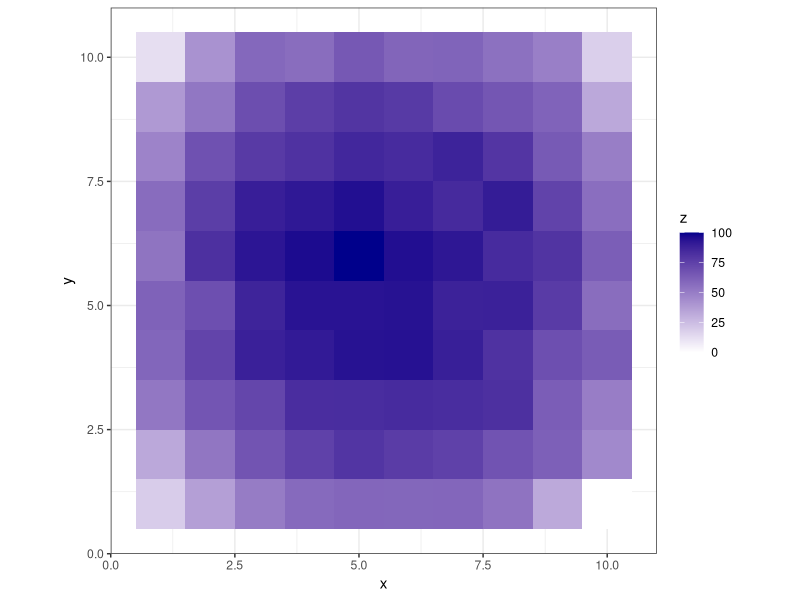

Recreate this plot in R. (Note: this script raises an error after producing the figure.)
## ---- chunk 1
#| warning: false
#| message: false

library(tidyverse)
set.seed(2026)
theme_set(theme_bw())
## ---- chunk 2
#Parameters
constant <- 50
max_val <- 90
l <- 5

#Ratios
ratios <- seq(constant/max_val, 1, l = l)
ratios

#Values
lower <- constant*ratios
upper <- rev(constant/ratios)
values <- unique(c(lower, upper))
values

#Stimuli
stimuli <- expand_grid(values, constant) %>% 
  mutate(pair_id = row_number())

## ---- chunk 3
#Helper functions
scale0to100 <- function(z){
  100*(z-min(z))/(max(z)-min(z))
}
spherical <- function(x,y){
  z2 <- 7^2 - (x-5.5)^2 - (y-5.5)^2 + rnorm(length(x), sd = 2)
  z <- sqrt(map_dbl(z2, \(z)(max(z,0))))
  return(z)
}

#Grids
x <- y <- 1:10
empty_grid <- expand_grid(x,y)
grid1 <- empty_grid %>% 
  mutate(z = scale0to100(map2_dbl(x,y, spherical)))
ggplot(grid1, aes(x = x, y = y, fill = z)) + 
  geom_tile() + 
  scale_fill_gradient(low = 'white', high = 'darkblue') + 
  theme(aspect.ratio = 1)
## ---- chunk 4
stimuli_long <- stimuli %>% 
  pivot_longer(1:2, names_to = 'condition', values_to = 'z_star')
z_star <- stimuli_long$z_star

grid_closest <- grid1 %>% 
  rowwise() %>% 
  mutate(closest = z_star[which.min(abs(z-z_star))]) %>% 
  mutate(diff = abs(z-closest)) %>% 
  ungroup() %>% 
  mutate(coord_id = row_number()) %>% 
  filter(diff <= 5) %>% 
  left_join(stimuli_long, by = c('closest' = 'z_star'),
            relationship = 'many-to-many')
grid_closest %>% 
  full_join(grid_closest, by = c('dummy', 'pair_id')) %>% 
  filter((x.x != x.y) & (y.x != y.y),
         condition.x != condition.y) %>% 
  mutate(m.dist = abs(x.x-x.y) + abs(y.x-y.y)) %>% 
  filter(m.dist %in% c(3,4)) %>% 
  ungroup() %>% 
  mutate(match_id = row_number()) %>% 
  group_by(pair_id) 
  # group_by(pair_id.x) %>%
  # slice_sample(n = 1) %>%
  
  pivot_longer(contains(c('.x', '.y')), values_transform = as.character) %>%
  mutate(name = str_replace(name, '.x', ''),
         name = str_replace(name, '.y', '')) %>%
  pivot_wider(names_from = name) %>% 
  unnest(cols = x:condition) %>% 
  type_convert() %>% 
  unique() %>% 
  arrange(match_id, x, y)
## ---- chunk 5
grid_closest %>% 
  ggplot(mapping = aes(x = x, y = y, fill = closest)) + 
  geom_tile() + 
  geom_text(aes(label = pair_id))




grid_closest


